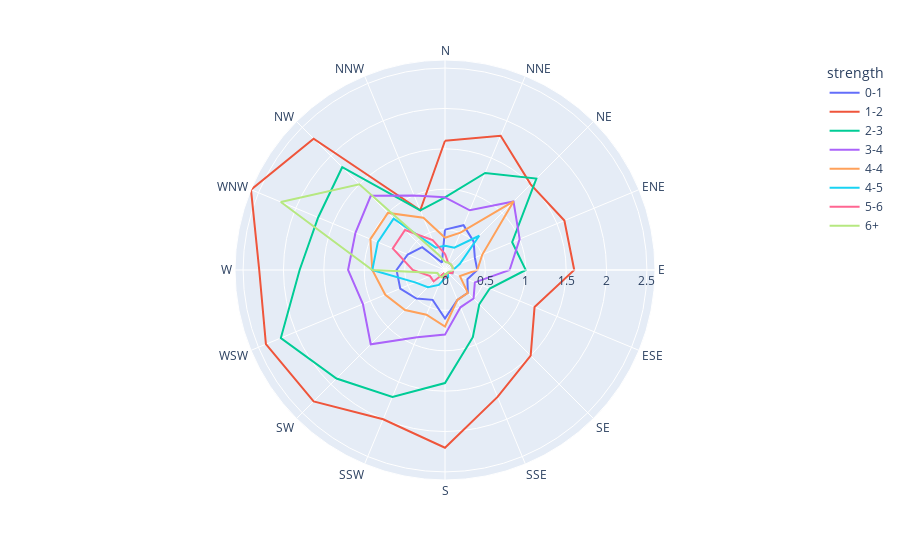

The code cell stored with this chart in its notebook:
### Markdown cell above
##### Step 5: การอ่านข้อมูลตัวอย่างจาก plotly และทำการ plot graph

### Code cell
import plotly.express as px

wind_df = px.data.wind()

fig = px.line_polar(
    wind_df, 
    r='frequency', 
    theta='direction', 
    color='strength', 
    line_close=True,
)
fig.show()

### Figure 1 — Plotly figure (JSON) as saved in the notebook; plotly's stock layout.template omitted (floating-point values rounded to 4 significant figures)
{"data": [{"hovertemplate": "strength=0-1<br>frequency=%{r}<br>direction=%{theta}<extra></extra>", "legendgroup": "0-1", "line": {"color": "#636efa", "dash": "solid"}, "marker": {"symbol": "circle"}, "mode": "lines", "name": "0-1", "r": [0.5, 0.6, 0.5, 0.4, 0.4, 0.3, 0.4, 0.4, 0.6, 0.4, 0.5, 0.6, 0.6, 0.5, 0.4, 0.1, 0.5], "showlegend": true, "subplot": "polar", "theta": ["N", "NNE", "NE", "ENE", "E", "ESE", "SE", "SSE", "S", "SSW", "SW", "WSW", "W", "WNW", "NW", "NNW", "N"], "type": "scatterpolar"}, {"hovertemplate": "strength=1-2<br>frequency=%{r}<br>direction=%{theta}<extra></extra>", "legendgroup": "1-2", "line": {"color": "#EF553B", "dash": "solid"}, "marker": {"symbol": "circle"}, "mode": "lines", "name": "1-2", "r": [1.6, 1.8, 1.5, 1.6, 1.6, 1.2, 1.5, 1.7, 2.2, 2, 2.3, 2.4, 2.3, 2.6, 2.3, 0.8, 1.6], "showlegend": true, "subplot": "polar", "theta": ["N", "NNE", "NE", "ENE", "E", "ESE", "SE", "SSE", "S", "SSW", "SW", "WSW", "W", "WNW", "NW", "NNW", "N"], "type": "scatterpolar"}, {"hovertemplate": "strength=2-3<br>frequency=%{r}<br>direction=%{theta}<extra></extra>", "legendgroup": "2-3", "line": {"color": "#00cc96", "dash": "solid"}, "marker": {"symbol": "circle"}, "mode": "lines", "name": "2-3", "r": [0.9, 1.3, 1.6, 0.9, 1, 0.6, 0.6, 0.9, 1.4, 1.7, 1.9, 2.2, 1.8, 1.7, 1.8, 0.8, 0.9], "showlegend": true, "subplot": "polar", "theta": ["N", "NNE", "NE", "ENE", "E", "ESE", "SE", "SSE", "S", "SSW", "SW", "WSW", "W", "WNW", "NW", "NNW", "N"], "type": "scatterpolar"}, {"hovertemplate": "strength=3-4<br>frequency=%{r}<br>direction=%{theta}<extra></extra>", "legendgroup": "3-4", "line": {"color": "#ab63fa", "dash": "solid"}, "marker": {"symbol": "circle"}, "mode": "lines", "name": "3-4", "r": [0.9, 0.8, 1.2, 1, 0.8, 0.4, 0.5, 0.5, 0.8, 0.9, 1.3, 1.1, 1.2, 1.2, 1.3, 1, 0.9], "showlegend": true, "subplot": "polar", "theta": ["N", "NNE", "NE", "ENE", "E", "ESE", "SE", "SSE", "S", "SSW", "SW", "WSW", "W", "WNW", "NW", "NNW", "N"], "type": "scatterpolar"}, {"hovertemplate": "strength=4-4<br>frequency=%{r}<br>direction=%{theta}<extra></extra>", "legendgroup": "4-4", "line": {"color": "#FFA15A", "dash": "solid"}, "marker": {"symbol": "circle"}, "mode": "lines", "name": "4-4", "r": [0.4, 0.5, 1.2, 0.5, 0.4, 0.2, 0.4, 0.4, 0.7, 0.6, 0.7, 0.8, 0.9, 1, 1, 0.7, 0.4], "showlegend": true, "subplot": "polar", "theta": ["N", "NNE", "NE", "ENE", "E", "ESE", "SE", "SSE", "S", "SSW", "SW", "WSW", "W", "WNW", "NW", "NNW", "N"], "type": "scatterpolar"}, {"hovertemplate": "strength=4-5<br>frequency=%{r}<br>direction=%{theta}<extra></extra>", "legendgroup": "4-5", "line": {"color": "#19d3f3", "dash": "solid"}, "marker": {"symbol": "circle"}, "mode": "lines", "name": "4-5", "r": [0.3, 0.3, 0.6, 0.2, 0.1, 0.1, 0.05, 0.1, 0.1, 0.2, 0.3, 0.4, 0.9, 0.9, 0.9, 0.3, 0.3], "showlegend": true, "subplot": "polar", "theta": ["N", "NNE", "NE", "ENE", "E", "ESE", "SE", "SSE", "S", "SSW", "SW", "WSW", "W", "WNW", "NW", "NNW", "N"], "type": "scatterpolar"}, {"hovertemplate": "strength=5-6<br>frequency=%{r}<br>direction=%{theta}<extra></extra>", "legendgroup": "5-6", "line": {"color": "#FF6692", "dash": "solid"}, "marker": {"symbol": "circle"}, "mode": "lines", "name": "5-6", "r": [0.2, 0.1, 0.1, 0.1, 0.1, 0.1, 0.05, 0.05, 0.1, 0.05, 0.2, 0.2, 0.4, 0.7, 0.7, 0.4, 0.2], "showlegend": true, "subplot": "polar", "theta": ["N", "NNE", "NE", "ENE", "E", "ESE", "SE", "SSE", "S", "SSW", "SW", "WSW", "W", "WNW", "NW", "NNW", "N"], "type": "scatterpolar"}, {"hovertemplate": "strength=6+<br>frequency=%{r}<br>direction=%{theta}<extra></extra>", "legendgroup": "6+", "line": {"color": "#B6E880", "dash": "solid"}, "marker": {"symbol": "circle"}, "mode": "lines", "name": "6+", "r": [0.1, 0.1, 0.1, 0.1, 0.1, 0.05, 0.05, 0.05, 0.05, 0.1, 0.1, 0.1, 0.9, 2.2, 1.5, 0.2, 0.1], "showlegend": true, "subplot": "polar", "theta": ["N", "NNE", "NE", "ENE", "E", "ESE", "SE", "SSE", "S", "SSW", "SW", "WSW", "W", "WNW", "NW", "NNW", "N"], "type": "scatterpolar"}], "layout": {"legend": {"title": {"text": "strength"}, "tracegroupgap": 0}, "margin": {"t": 60}, "polar": {"angularaxis": {"direction": "clockwise", "rotation": 90}, "domain": {"x": [0, 1], "y": [0, 1]}}}}
